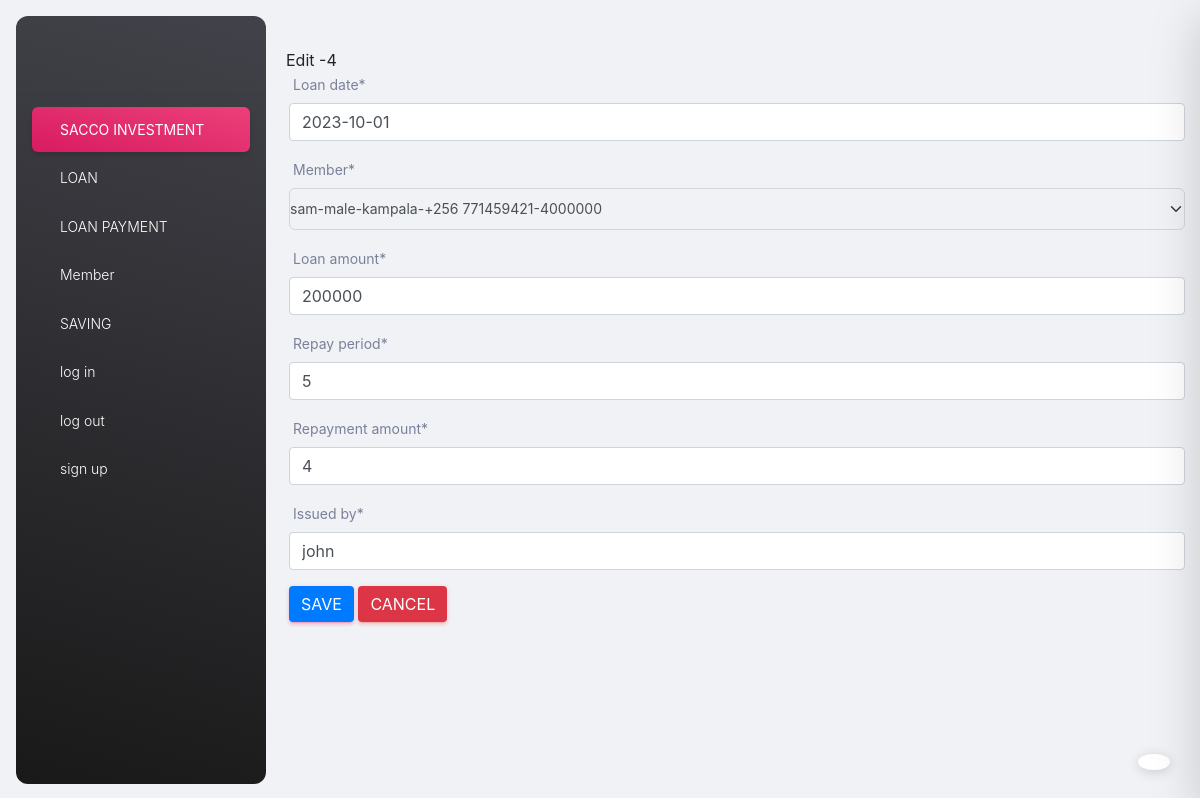
Page /edit_loan/2/ (signed in) on the earlier database version.
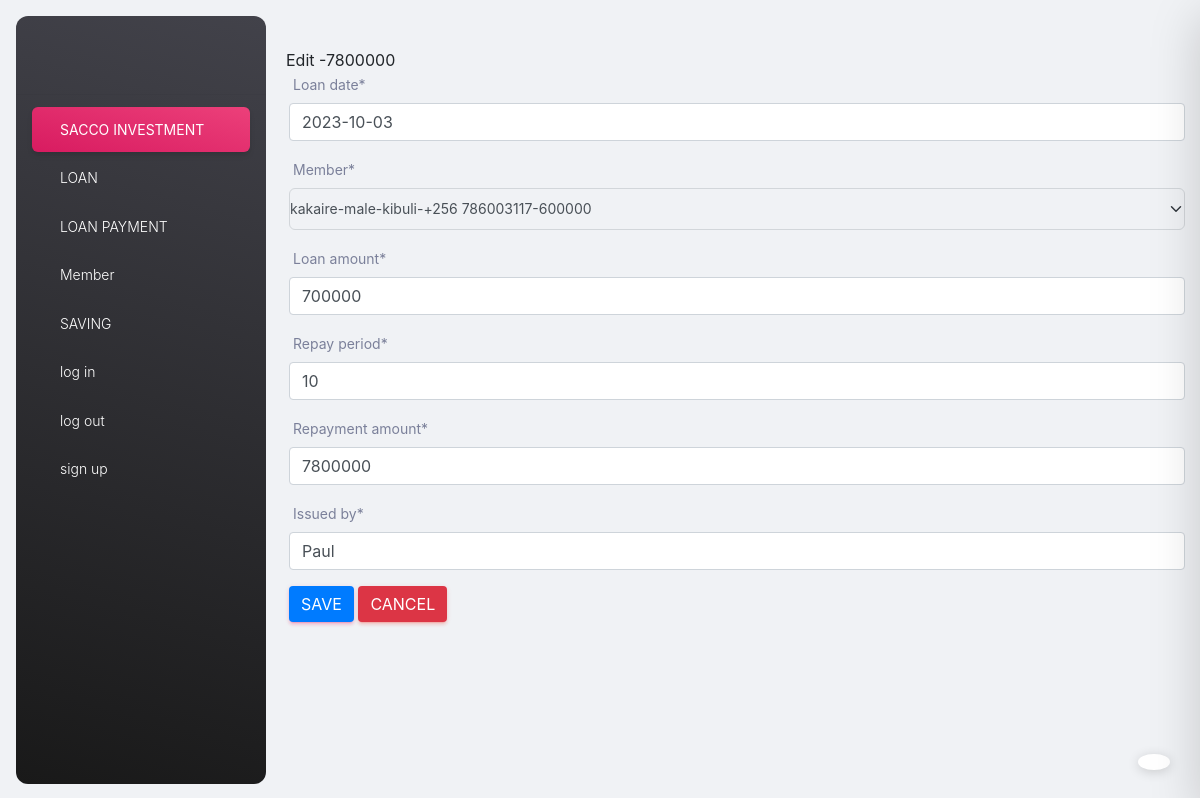
Same page on the later database version.
### my_app/models.py (models this page shows, shortened)
class Loan(models.Model):
    loan_date = models.DateField(auto_now = False)
    member = models.ForeignKey(Member, on_delete = models.CASCADE)
    loan_amount = models.IntegerField()
    repay_period =models.IntegerField()
    repayment_amount  = models.IntegerField()
    issued_by = models.CharField(max_length = 24)

### my_app/views.py (the view)
# urls.py: path('edit_loan/<int:loan_id>/', edit_loan_view, name="edit_loan_page"),
@login_required
def edit_loan_view(request, loan_id):
        message = ''
        loan = Loan.objects.get(id=loan_id)
        if request.method =="POST":
                loan_form = LoanForm(request.POST, instance=loan)
                if loan_form.is_valid():
                        loan_form.save()
                        messages.success(request, "Loan Edited Successfully")
                        return redirect(add_loan_view)
                else:
                        message= "Form has invalid data"
        else:
                loan_form = LoanForm( instance = loan)
        context ={
                'form':loan_form,
                'loan':loan,
                'message':message
        }
        return render(request, 'edit_loan.html', context)

### my_app/forms.py
class LoanForm(ModelForm):
    class Meta:
        model = Loan
        fields = '__all__'

### my_app/models.py (called while the page is built)
    def __str__(self):
        return f"{self.member_name}-{self.gender}-{self.address}-{self.contact}-{self.savings_balance}"

### my_app/templates/edit_loan.html (shortened to what this page needs)
{% extends './base.html' %}
{% block content %}
    {% load crispy_forms_tags %}
    {% load static %}
        <link rel="stylesheet" href="{% static 'css/bootstrap.min.css' %}">
    <body>
        <hi>Edit -{{loan.repayment_amount}} </hi>
        <div class="container">
            <form method="POST">
                {{form|crispy}}
                <input type="Submit" value= "Save" class="btn btn-primary">
                <a class="btn btn-danger" href="{%url 'add_saving_page' %}">Cancel</a>
            </form>
        </div>
        {% endblock content %}

Differences in the rows shown:
changed Loan: repayment_amount "4" → "7800000"; loan_date "2023-10-01" → "2023-10-03"; member "sam-male-kampala-+256 771459421-4000000" → "kakaire-male-kibuli-+256 786003117-600000"; loan_amount "200000" → "700000"; repay_period "5" → "10"; issued_by "john" → "Paul"
